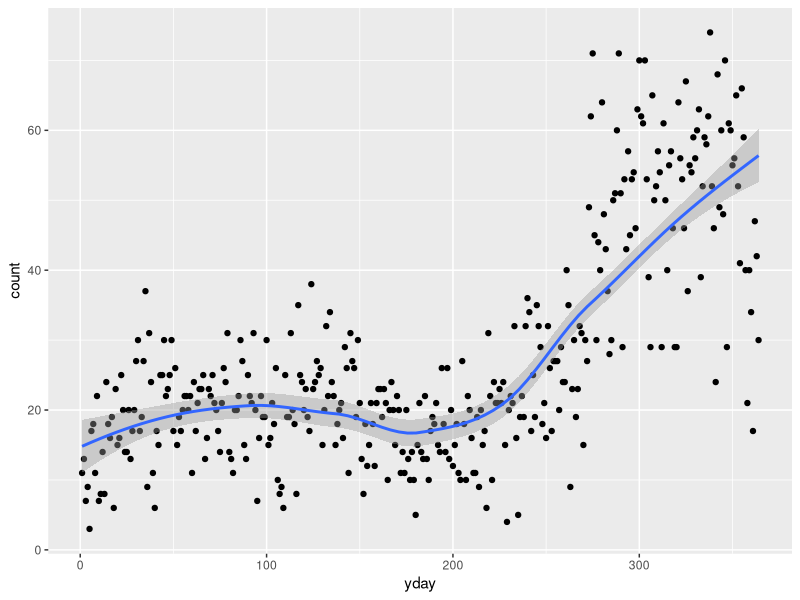
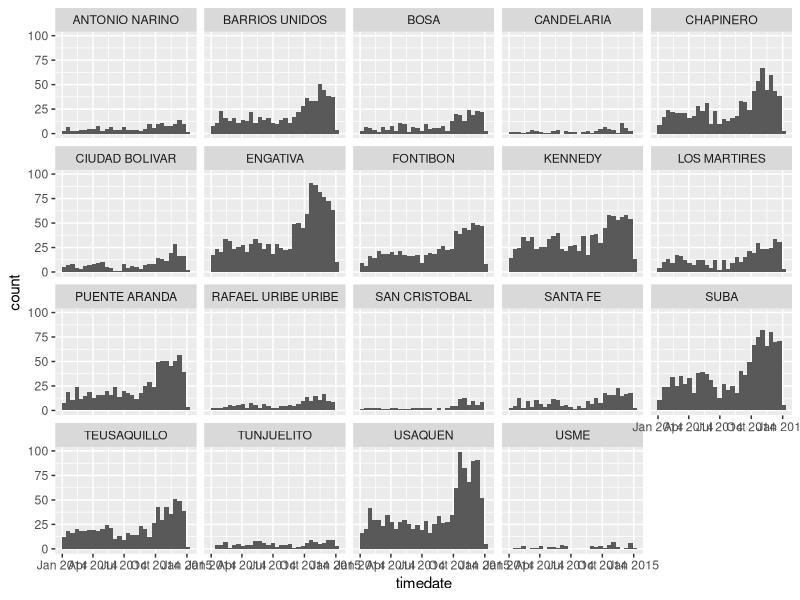
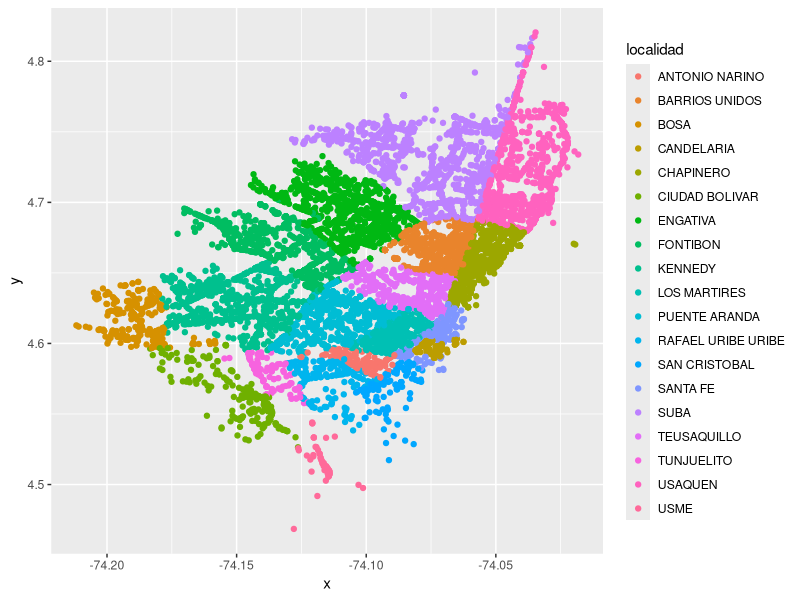
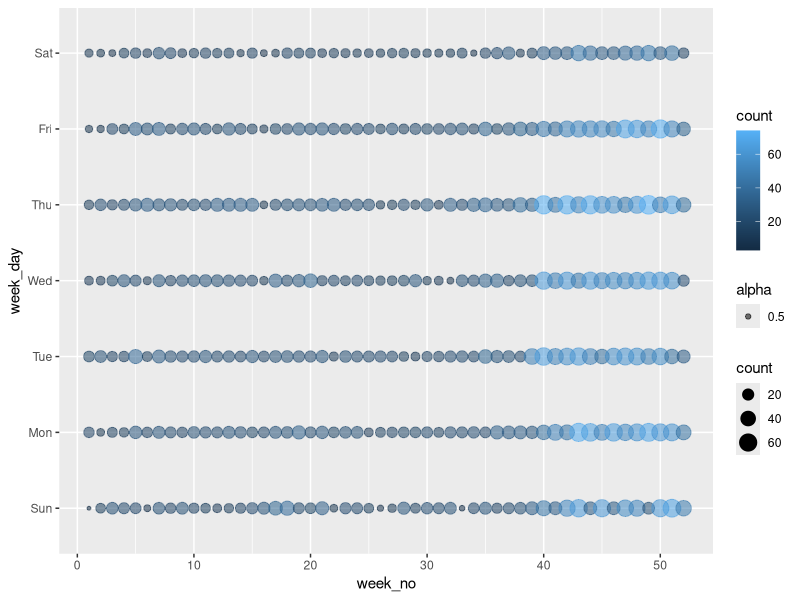
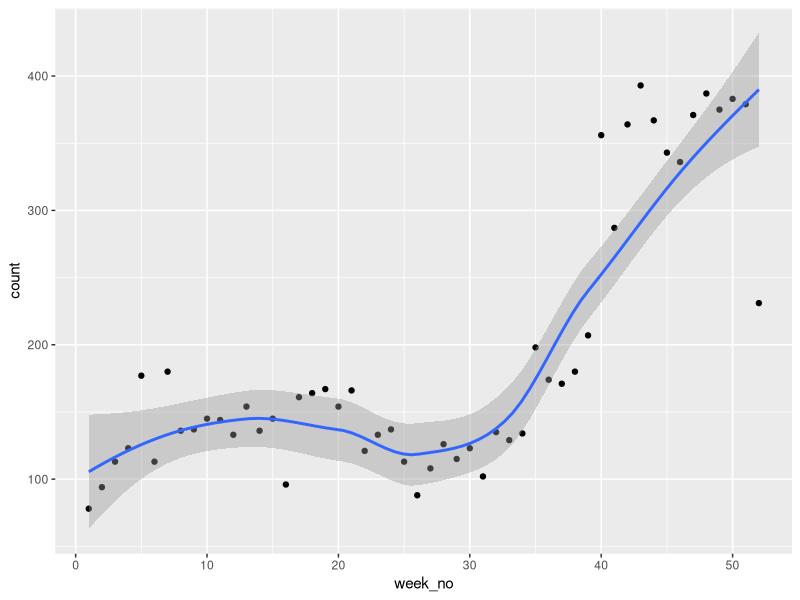
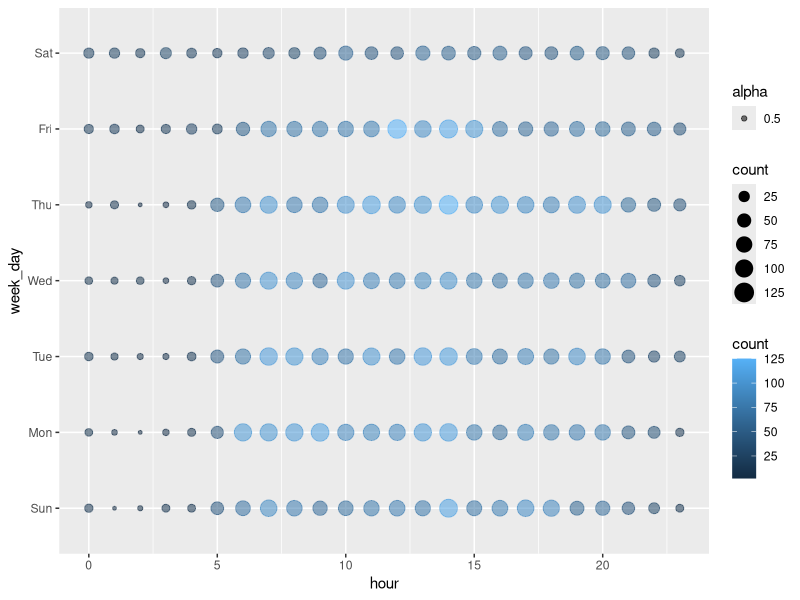
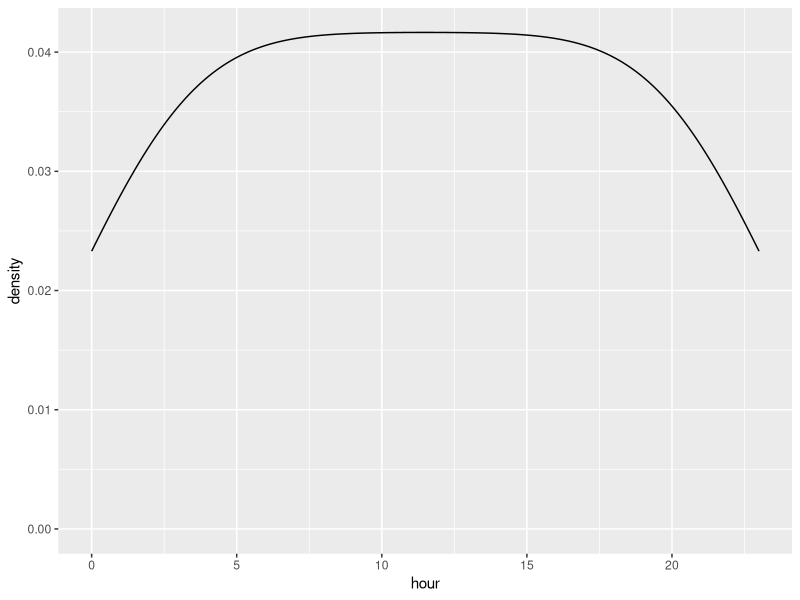
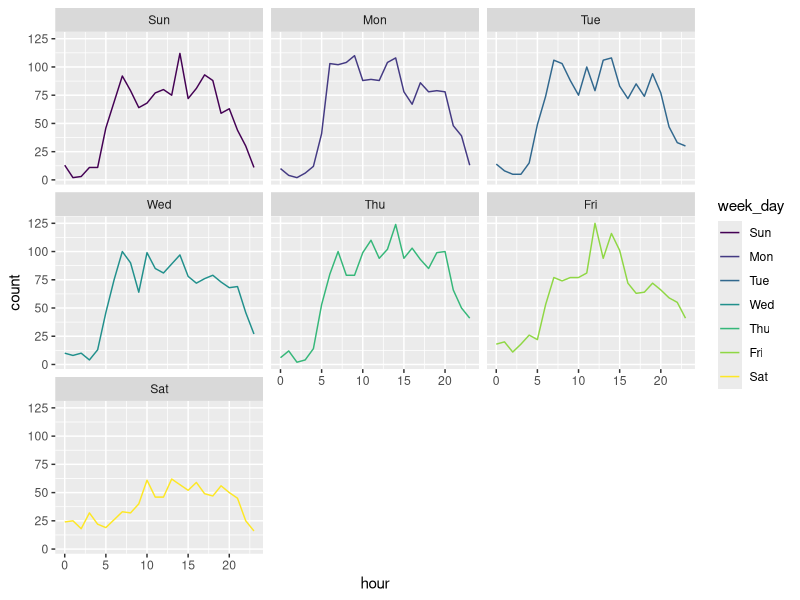

Write the R code that produced these figures, in order.
## ---- chunk 1
library(tidyverse)
library(lubridate)
## ---- chunk 2
accidents_raw <- read_csv("data/Car_Accidents_2014_Bogota.csv")
accidents_raw

# Odd to have exactly 10000 rows, if the dataset is supposed to be complete
## ---- chunk 3
# The data is for one year (2014). If we want to filter by month (etc), need a `month` variable first. Choose to use **lubridate** (because we have `timedate`). Could instead `separate()` the `fecha_ocurrencia` (and) and `hora_occurencia` (time) fields into components, but there are 9 rows where `hora_occurencia` says "1899-12-30" (instead of 00:00:00, that `timedate` says), and we'd have to filter/edit those

accidents <- accidents_raw %>%
    filter(year(timedate) == 2014)            # 18 rows from 2013 filtered out

accidents                                     # (9982 rows x 13 cols)
## ---- chunk 4
# Just to get a sense of what's going on

accidents %>% count(the_geom)            # 6924 rows (not unique, some accidents at same x&y)
accidents %>% count(the_geom) %>% count(n)  # 21 rows (1 to 22, without 18)
accidents %>% count(cartodb_id)          # 9982 rows (unique)
accidents %>% count(codigo_accidente)    # 9982 rows (unique). Seem to be 5e+05 or 4e+06
accidents %>% count(month(timedate))     # 12 rows. `n` is 485-1584. Higher in Oct/Nov/Dec
accidents %>% count(hour(timedate))      # 24 rows. `n` is 51-722 (2am, 2pm)
accidents %>% count(gravedad)            # 3 rows. "CON HERIDOS", "CON MUERTOS", "SOLO DANOS"
accidents %>% count(objectid)            # 9982 rows (unique)
accidents %>% count(localidad)           # 19 rows. `n` is 52-1177
accidents %>% count(municipio)           # 1 row ("BOGOTA"). `n` is 9982 --> IGNORE
accidents %>% count(clase)               # 7 rows. `n` is 1 ("INCENDIO") to 8502 ("CHOQUE")
## ---- chunk 5
accidents <- accidents %>%
  mutate(week_no = week(timedate), week_day = wday(timedate, label = TRUE))

accidents %>%
  group_by(yday = yday(timedate)) %>%
  summarise(count = n()) %>%
  ggplot(aes(yday, count)) +                  # per 'day of the year' (0 is 1Jan, 365 is 31Dec)
  geom_point() +
  geom_smooth()

ggplot(accidents, aes(timedate)) +
  geom_histogram() +
  facet_wrap(~ localidad)

ggplot(accidents, aes(x, y, colour = localidad)) +        # a rough map of the 'localidads'
  geom_point()
## ---- chunk 6
# Weeks (`week_no`)

accidents %>%
  group_by(week_no, week_day) %>%
  summarise(count = n()) %>%
  ggplot(aes(week_no, week_day)) +
  geom_point(aes(colour = count, size = count, alpha = 0.5))

accidents %>%
  group_by(week_no) %>%
  summarise(count = n()) %>%
  ggplot(aes(week_no, count)) +
  geom_point() +
  geom_smooth()
## ---- chunk 7
# Hours

accidents %>%
  group_by(week_day, hour = hour(timedate)) %>%
  summarise(count = n()) %>%
  ggplot(aes(hour, week_day)) +
  geom_point(aes(colour = count, size = count, alpha = 0.5))

accidents %>%
  group_by(hour = hour(timedate)) %>%
  summarise(count = n()) %>%
  ggplot(aes(hour)) +
  geom_density()                             

# accidents %>%
#   group_by(hour = hour(timedate)) %>%
#   summarise(count = n()) %>%
#   ggplot(aes(hour)) +
#   geom_density(aes(colour = week_day)) +            # "object 'week_day' not found" ?
#   facet_wrap(~ week_day) # "Error in combine_vars(data, params$plot_env, vars, drop = params$drop) : At least one layer must contain all variables used for facetting" ?"

accidents %>%
  group_by(week_day, hour = hour(timedate)) %>%
  summarise(count = n()) %>%
  ggplot(aes(hour, count)) +
  geom_line(aes(colour = week_day)) +
  facet_wrap(~ week_day)
## ---- chunk 8
# Localidads

accidents4 <- accidents %>%
  group_by(month = month(timedate), week_day, hour = hour(timedate), localidad) %>%
  summarise(count = n())

#1
accidents4

#2
ggplot(accidents4, aes(hour)) +
  geom_density() +
  facet_wrap(~ localidad)

#3
ggplot(accidents4, aes(hour)) +
  geom_density(aes(colour = week_day)) +
  facet_wrap(~ localidad)

#4
ggplot(accidents4, aes(hour)) +
  geom_density() +
  facet_wrap(~ month)

#5
ggplot(accidents4, aes(hour)) +
  geom_density() +
  facet_grid(localidad ~ month)

#6
accidents4 %>%
  filter(localidad == "ENGATIVA") %>%
  ggplot(aes(hour)) +
  geom_density() +
  facet_wrap(~ month)

#7
accidents4 %>%
  filter(localidad == "ENGATIVA") %>%
  ggplot(aes(hour)) +
  geom_density(aes(fill = month)) +
  facet_grid(month ~ .)
## ---- chunk 9

